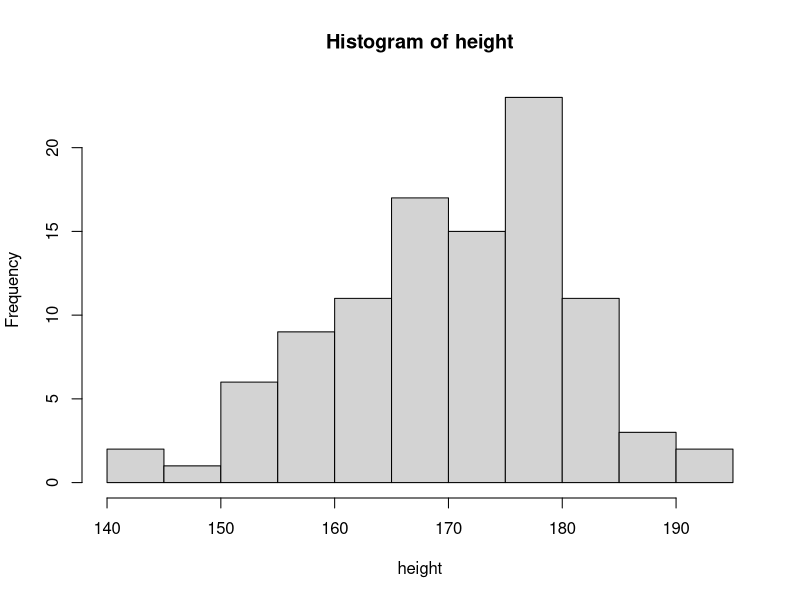
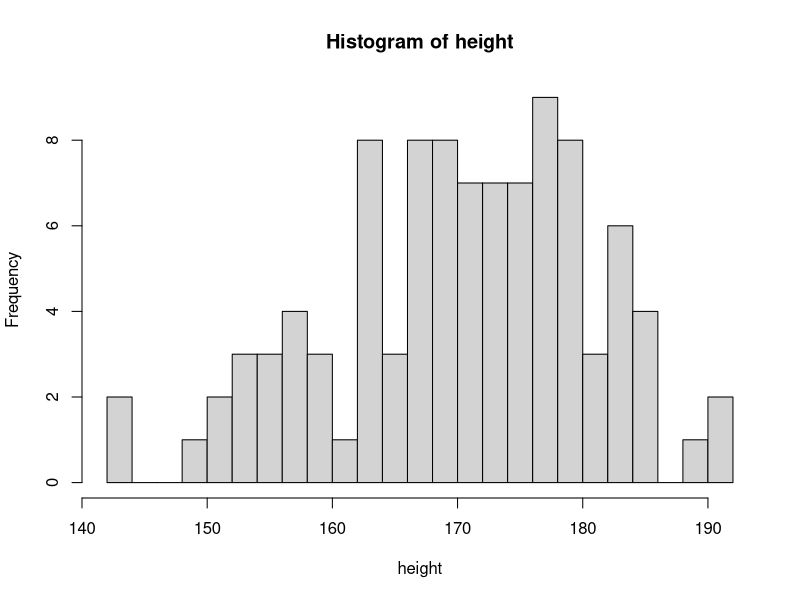
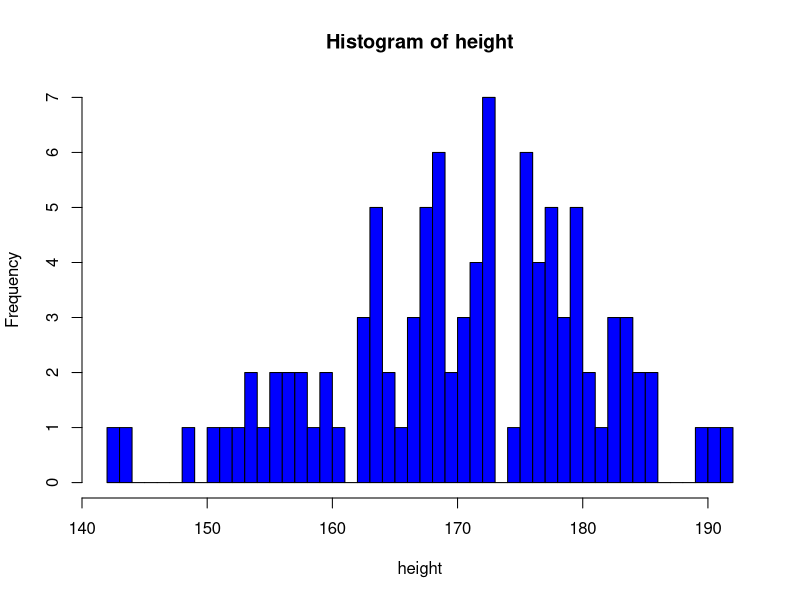
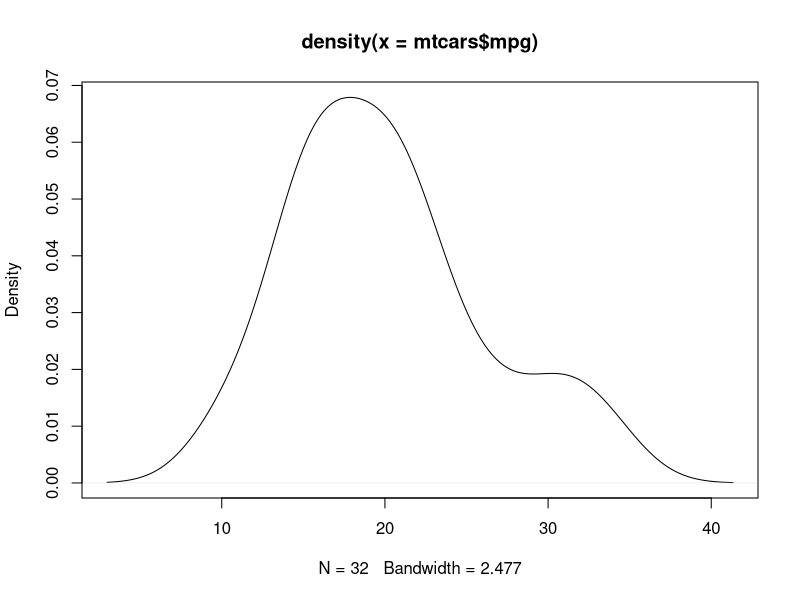
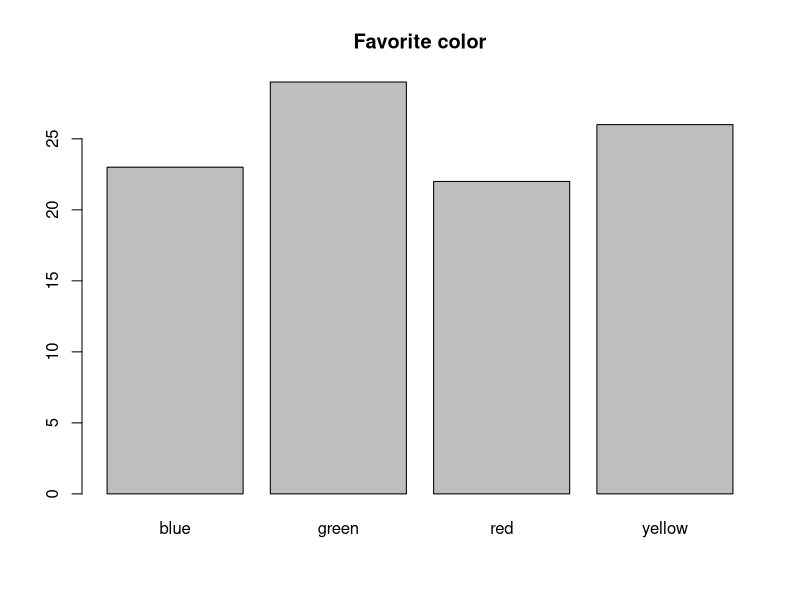
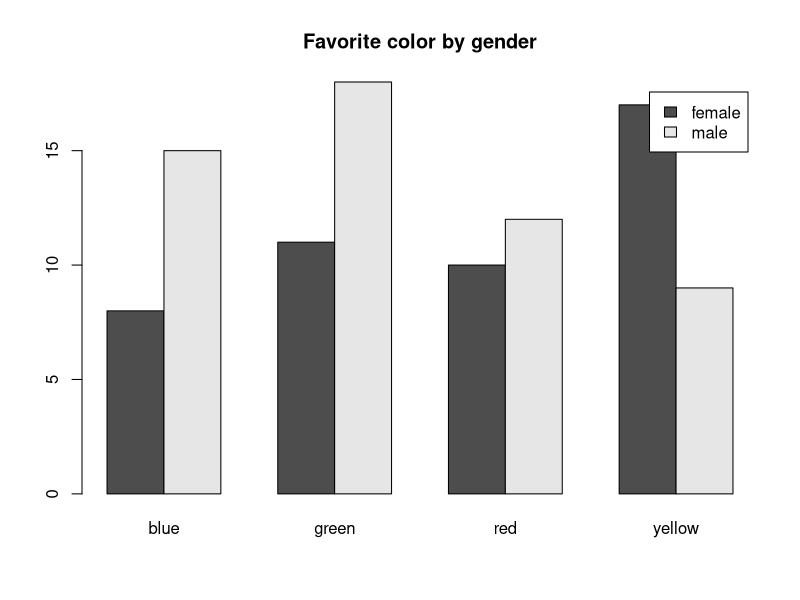
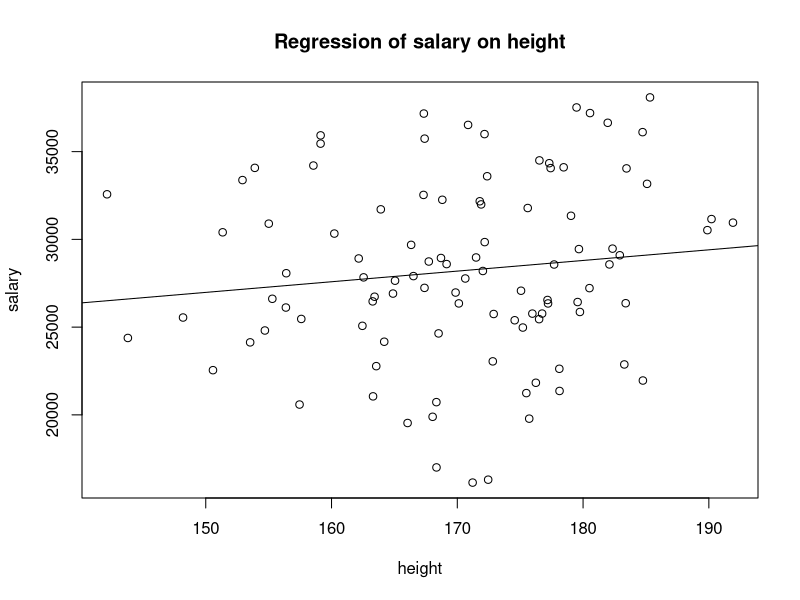
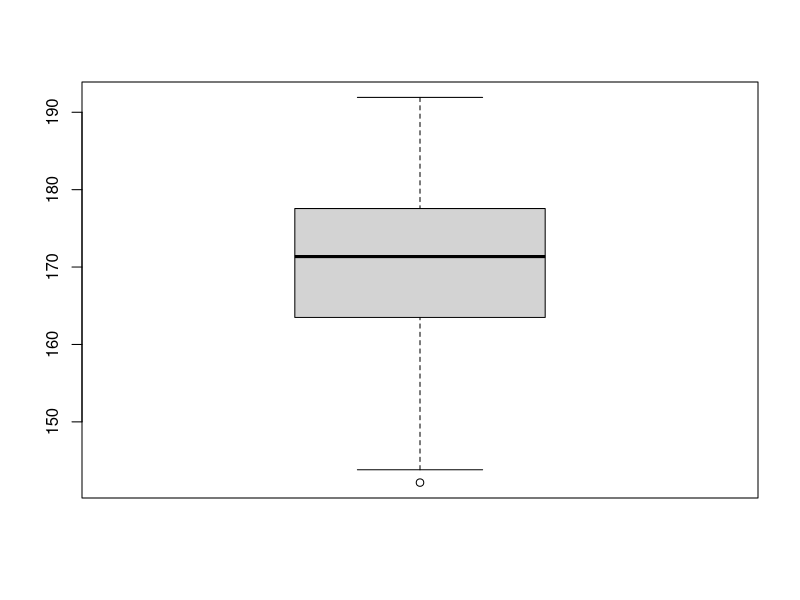

These charts were generated, in order, by the following R code:
## ---- chunk 1
knitr::opts_chunk$set(echo = TRUE)
## ---- chunk 2
set.seed(666)
likes_blue <- sample(c(T,F), 100, replace=T)
favorite_color <- sample(c("red", "green", "yellow", "blue"), 100, replace=T)
gender <- sample(c("female", "male"), 100, replace=T)
height <- rnorm(100, 170, 10)
salary <- rnorm(100, 29000 , 5000)
hours_slept <- sample(5:11, 100, replace=T)
## ---- chunk 3
table(likes_blue)
table(gender)
summary(height)
summary(hours_slept)
## ---- chunk 4
cor(salary, height)
t.test(salary ~ gender)
lm_salary_height <- lm(salary ~ height)
summary(lm_salary_height)
summary(aov(salary ~ favorite_color))
## ---- chunk 5
hist(height)
hist(height, breaks = 20)
hist(height, breaks = 50,  col="blue")
d <- density(mtcars$mpg) # returns the density data 
plot(d) # plots the results
## ---- chunk 6
counts <- table(favorite_color)
barplot(counts, main="Favorite color")
counts <- table(gender, favorite_color)
barplot(counts, main="Favorite color by gender", beside=TRUE, legend=rownames(counts))
## ---- chunk 7
plot(height, salary)
abline(lm(salary ~ height))
title("Regression of salary on height")
## ---- chunk 8
boxplot(height)
## ---- chunk 9
height_180 <- height > 180
dislike_red <- favorite_color != "red"
female_blue <- gender=="female" & favorite_color == "blue"
